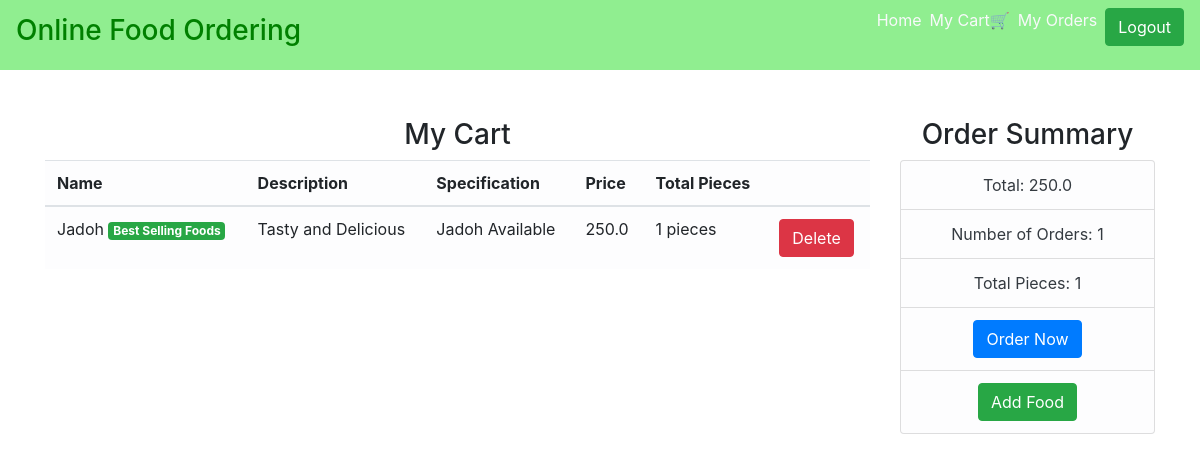
The app's page /cart/ (signed in) with its own data.
### main/models.py (models this page shows, shortened)
class CartItems(models.Model):
    ORDER_STATUS = (
        ('Active', 'Active'),
        ('Delivered', 'Delivered')
    )
    user = models.ForeignKey(User, on_delete=models.CASCADE)
    item = models.ForeignKey(Item, on_delete=models.CASCADE)
    ordered = models.BooleanField(default=False)
    quantity = models.IntegerField(default=1)
    ordered_date = models.DateField(default=timezone.now)
    status = models.CharField(max_length=20, choices=ORDER_STATUS, default='Active')
    delivery_date = models.DateField(default=timezone.now)
    class Meta:
        verbose_name = 'Cart Item'
        verbose_name_plural = 'Cart Items'

class Item(models.Model):
    LABELS = (
        ('Best Selling Foods', 'Best Selling Foods'),
        ('New Food', 'New Food'),
        ('Spicy Foods🔥', 'Spicy Foods🔥'),
    )
    LABEL_COLOUR = (
        ('danger', 'danger'),
        ('success', 'success'),
        ('primary', 'primary'),
        ('info', 'info'),
        ('warning', 'warning'),
    )
    title = models.CharField(max_length=150)
    description = models.CharField(max_length=250,blank=True)
    price = models.FloatField()
    pieces = models.IntegerField(default=6)
    instructions = models.CharField(max_length=250,default="Available")
    image = models.ImageField(default='default.png', upload_to='images/')
    labels = models.CharField(max_length=25, choices=LABELS, blank=True)
    label_colour = models.CharField(max_length=15, choices=LABEL_COLOUR, blank=True)
    slug = models.SlugField(default="foods")
    created_by = models.ForeignKey(User, on_delete=models.CASCADE)

### main/views.py (the view)
# urls.py: path('cart/', views.get_cart_items, name='cart'),
@login_required
def get_cart_items(request):
    cart_items = CartItems.objects.filter(user=request.user,ordered=False)
    bill = cart_items.aggregate(Sum('item__price'))
    number = cart_items.aggregate(Sum('quantity'))
    pieces = cart_items.aggregate(Sum('item__pieces'))
    total = bill.get("item__price__sum")
    count = number.get("quantity__sum")
    total_pieces = pieces.get("item__pieces__sum")
    context = {
        'cart_items':cart_items,
        'total': total,
        'count': count,
        'total_pieces': total_pieces
    }
    return render(request, 'main/cart.html', context)

### main/templatetags/get_group.py (called while the page is built)
@register.filter(name='has_group')
def has_group(user, group_name):
    return user.groups.filter(name=group_name).exists()

### main/templates/main/cart.html
{%extends "main/layout.html" %}
{% block content %}
<div class="cart">
    <div class="container">
        <div class="row">
            <div class="col-sm-9 mt-5">
                <h3 class="text-center">My Cart</h3>
                {% if cart_items %}
                <div class="table-responsive">
                    <table class="table table-light">
                        <thead>
                        <tr>
                            <th scope="col">Name</th>
                            <th scope="col">Description</th>
                            <th scope="col">Specification</th>
                            <th scope="col">Price</th>
                            <th scope="col">Total Pieces</th>
                            <th scope="col"></th>
                        </tr>
                        </thead>
                        <tbody>
                            {% for cart in cart_items %}
                        <tr>
                            <td>{{ cart.item.title }} <span class="badge badge-{{ cart.item.label_colour }}">{{ cart.item.labels }}</span></td>
                            <td>{{ cart.item.description }}</td>
                            <td>{{ cart.item.instructions }}</td>
                            <td>{{ cart.item.price }}</td>
                            <td>{{ cart.item.pieces }} pieces</td>
                            <td><a class="btn btn-danger" href="{% url 'main:remove-from-cart' cart.id %}">Delete</a></td>
                        </tr>
                            {% endfor %}
                        </tbody>
                    </table>
                </div>
                {% else %}
                <h4 class="text-center">Sorry, Your Cart is Empty....Please add Items!!!</h4>
                {% endif %}
            </div>
            <div class="col-sm-3 mt-5 mb-3">
                <div class="content-section">
                    <h3 class="text-center">Order Summary</h3>
                      <ul class="list-group">
                        <li class="list-group-item list-group-item-light text-center text-dark">Total: {{ total }}</li>
                        <li class="list-group-item list-group-item-light text-center text-dark">Number of Orders: {{ count }}</li>
                        <li class="list-group-item list-group-item-light text-center text-dark">Total Pieces: {{ total_pieces }}</li>
                        <li class="list-group-item list-group-item-light text-center text-dark"><a class="btn btn-primary" href="{% url 'main:payment' %}">Order Now</a></li>
                        <li class="list-group-item list-group-item-light text-center"><a class="btn btn-success" href="/">Add Food</a></li>
                      </ul>
                </div>
            </div>
        </div>
    </div>
</div>
{% endblock content %}

### records on screen
CartItems: item "Jadoh", item.labels "Best Selling Foods", item.description "Tasty and Delicious", item.instructions "Jadoh Available", item.price "250.0", item.pieces "1"

### other values on screen
{{ total }} "250.0"
{{ count }} "1"
{{ total_pieces }} "1"
